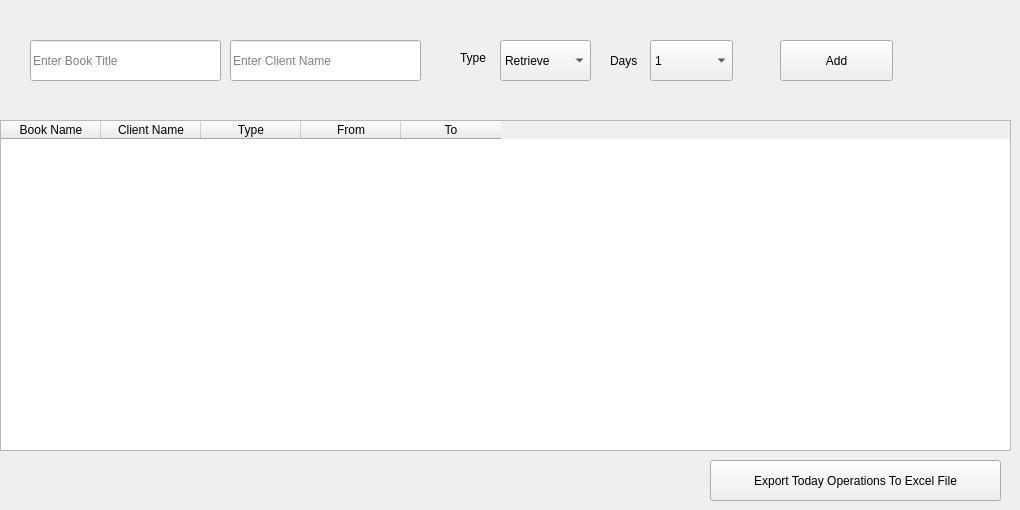
    <widget class="QWidget" name="tab">
     <attribute name="title">
      <string>Tab 1</string>
     </attribute>
     <widget class="QTableWidget" name="tableWidget">
      <property name="geometry">
       <rect>
        <x>0</x>
        <y>120</y>
        <width>1011</width>
        <height>331</height>
       </rect>
      </property>
      <column>
       <property name="text">
        <string>Book Name</string>
       </property>
      </column>
      <column>
       <property name="text">
        <string>Client Name</string>
       </property>
      </column>
      <column>
       <property name="text">
        <string>Type</string>
       </property>
      </column>
      <column>
       <property name="text">
        <string>From</string>
       </property>
      </column>
      <column>
       <property name="text">
        <string>To</string>
       </property>
      </column>
     </widget>
     <widget class="QPushButton" name="pushButton_6">
      <property name="geometry">
       <rect>
        <x>780</x>
        <y>40</y>
        <width>113</width>
        <height>41</height>
       </rect>
      </property>
      <property name="text">
       <string>Add</string>
      </property>
     </widget>
     <widget class="QLineEdit" name="lineEdit">
      <property name="geometry">
       <rect>
        <x>30</x>
        <y>40</y>
        <width>191</width>
        <height>41</height>
       </rect>
      </property>
      <property name="placeholderText">
       <string>Enter Book Title</string>
      </property>
     </widget>
     <widget class="QComboBox" name="comboBox">
      <property name="geometry">
       <rect>
        <x>500</x>
        <y>40</y>
        <width>91</width>
        <height>41</height>
       </rect>
      </property>
      <item>
       <property name="text">
        <string>Retrieve</string>
       </property>
      </item>
      <item>
       <property name="text">
        <string>rent</string>
       </property>
      </item>
     </widget>
     <widget class="QComboBox" name="comboBox_2">
      <property name="geometry">
       <rect>
        <x>650</x>
        <y>40</y>
        <width>83</width>
        <height>41</height>
       </rect>
      </property>
      <item>
       <property name="text">
        <string>1</string>
       </property>
      </item>
      <item>
       <property name="text">
        <string>2</string>
       </property>
      </item>
      <item>
       <property name="text">
        <string>3</string>
       </property>
      </item>
      <item>
       <property name="text">
        <string>4</string>
       </property>
      </item>
      <item>
       <property name="text">
        <string>5</string>
       </property>
      </item>
      <item>
       <property name="text">
        <string>6</string>
       </property>
      </item>
      <item>
       <property name="text">
        <string>7</string>
       </property>
      </item>
      <item>
       <property name="text">
        <string>8</string>
       </property>
      </item>
      <item>
       <property name="text">
        <string>9</string>
       </property>
      </item>
      <item>
       <property name="text">
        <string>10</string>
       </property>
      </item>
     </widget>
     <widget class="QLabel" name="label">
      <property name="geometry">
       <rect>
        <x>460</x>
        <y>50</y>
        <width>41</width>
        <height>16</height>
       </rect>
      </property>
      <property name="text">
       <string>Type</string>
      </property>
     </widget>
     <widget class="QLabel" name="label_2">
      <property name="geometry">
       <rect>
        <x>610</x>
        <y>50</y>
        <width>41</width>
        <height>21</height>
       </rect>
      </property>
      <property name="text">
       <string>Days</string>
      </property>
     </widget>
     <widget class="QLineEdit" name="lineEdit_29">
      <property name="geometry">
       <rect>
        <x>230</x>
        <y>40</y>
        <width>191</width>
        <height>41</height>
       </rect>
      </property>
      <property name="placeholderText">
       <string>Enter Client Name</string>
      </property>
     </widget>
     <widget class="QPushButton" name="pushButton_29">
      <property name="geometry">
       <rect>
        <x>710</x>
        <y>460</y>
        <width>291</width>
        <height>41</height>
       </rect>
      </property>
      <property name="text">
       <string>Export Today Operations To Excel File</string>
      </property>
     </widget>
    </widget>
